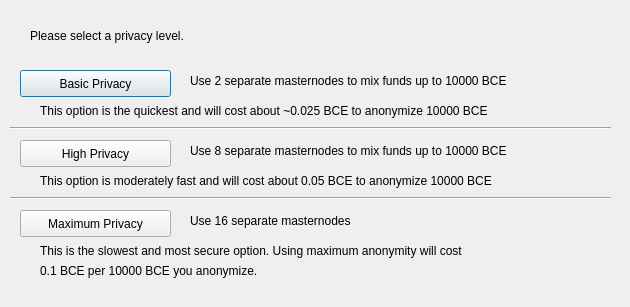
<?xml version="1.0" encoding="UTF-8"?>
<ui version="4.0">
 <class>ObfuscationConfig</class>
 <widget class="QDialog" name="ObfuscationConfig">
  <property name="geometry">
   <rect>
    <x>0</x>
    <y>0</y>
    <width>630</width>
    <height>307</height>
   </rect>
  </property>
  <property name="windowTitle">
   <string>Configure Obfuscation</string>
  </property>
  <widget class="QPushButton" name="buttonBasic">
   <property name="geometry">
    <rect>
     <x>20</x>
     <y>70</y>
     <width>151</width>
     <height>27</height>
    </rect>
   </property>
   <property name="text">
    <string>Basic Privacy</string>
   </property>
  </widget>
  <widget class="QPushButton" name="buttonHigh">
   <property name="geometry">
    <rect>
     <x>20</x>
     <y>140</y>
     <width>151</width>
     <height>27</height>
    </rect>
   </property>
   <property name="text">
    <string>High Privacy</string>
   </property>
  </widget>
  <widget class="QPushButton" name="buttonMax">
   <property name="geometry">
    <rect>
     <x>20</x>
     <y>210</y>
     <width>151</width>
     <height>27</height>
    </rect>
   </property>
   <property name="text">
    <string>Maximum Privacy</string>
   </property>
  </widget>
  <widget class="QLabel" name="label">
   <property name="geometry">
    <rect>
     <x>30</x>
     <y>20</y>
     <width>571</width>
     <height>31</height>
    </rect>
   </property>
   <property name="text">
    <string>Please select a privacy level.</string>
   </property>
  </widget>
  <widget class="QLabel" name="label_2">
   <property name="geometry">
    <rect>
     <x>190</x>
     <y>70</y>
     <width>421</width>
     <height>21</height>
    </rect>
   </property>
   <property name="text">
    <string>Use 2 separate masternodes to mix funds up to 10000 BCE</string>
   </property>
  </widget>
  <widget class="QLabel" name="label_3">
   <property name="geometry">
    <rect>
     <x>190</x>
     <y>140</y>
     <width>411</width>
     <height>21</height>
    </rect>
   </property>
   <property name="text">
    <string>Use 8 separate masternodes to mix funds up to 10000 BCE</string>
   </property>
  </widget>
  <widget class="QLabel" name="label_4">
   <property name="geometry">
    <rect>
     <x>190</x>
     <y>210</y>
     <width>421</width>
     <height>21</height>
    </rect>
   </property>
   <property name="text">
    <string>Use 16 separate masternodes</string>
   </property>
  </widget>
  <widget class="QLabel" name="label_6">
   <property name="geometry">
    <rect>
     <x>40</x>
     <y>100</y>
     <width>561</width>
     <height>21</height>
    </rect>
   </property>
   <property name="text">
    <string>This option is the quickest and will cost about ~0.025 BCE to anonymize 10000 BCE</string>
   </property>
  </widget>
  <widget class="QLabel" name="label_7">
   <property name="geometry">
    <rect>
     <x>40</x>
     <y>170</y>
     <width>561</width>
     <height>21</height>
    </rect>
   </property>
   <property name="text">
    <string>This option is moderately fast and will cost about 0.05 BCE to anonymize 10000 BCE</string>
   </property>
  </widget>
  <widget class="QLabel" name="label_8">
   <property name="geometry">
    <rect>
     <x>40</x>
     <y>240</y>
     <width>561</width>
     <height>21</height>
    </rect>
   </property>
   <property name="text">
    <string>This is the slowest and most secure option. Using maximum anonymity will cost</string>
   </property>
  </widget>
  <widget class="QLabel" name="label_9">
   <property name="geometry">
    <rect>
     <x>40</x>
     <y>260</y>
     <width>561</width>
     <height>21</height>
    </rect>
   </property>
   <property name="text">
    <string>0.1 BCE per 10000 BCE you anonymize.</string>
   </property>
  </widget>
  <widget class="Line" name="line">
   <property name="geometry">
    <rect>
     <x>10</x>
     <y>120</y>
     <width>601</width>
     <height>16</height>
    </rect>
   </property>
   <property name="orientation">
    <enum>Qt::Horizontal</enum>
   </property>
  </widget>
  <widget class="Line" name="line_2">
   <property name="geometry">
    <rect>
     <x>10</x>
     <y>190</y>
     <width>601</width>
     <height>16</height>
    </rect>
   </property>
   <property name="orientation">
    <enum>Qt::Horizontal</enum>
   </property>
  </widget>
 </widget>
 <resources/>
 <connections/>
</ui>
